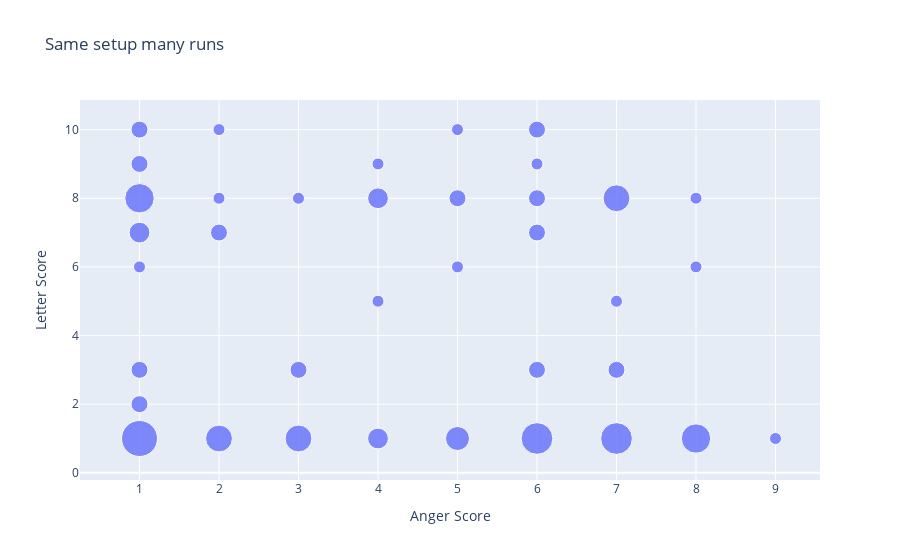

Notebook code for this chart:
### Code cell
data = {'anger_score': e1, 'letter_score': e2}
df = pd.DataFrame(data)
df_counts = df.groupby(['anger_score', 'letter_score']).size().reset_index(name='count')
df_counts['size'] = np.sqrt(df_counts['count'])
fig = px.scatter(df_counts, x='anger_score', y='letter_score', size='size', 
                 labels={'anger_score': 'Anger Score', 'letter_score': 'Letter Score'}, 
                 title="Same setup many runs", opacity=0.8, size_max=6)
fig.update_traces(marker=dict(sizemode='diameter'))
fig.show()

### Figure 1 — Plotly figure (JSON) as saved in the notebook; plotly's stock layout.template omitted (floating-point values rounded to 4 significant figures)
{"data": [{"hovertemplate": "Anger Score=%{x}<br>Letter Score=%{y}<br>size=%{marker.size}<extra></extra>", "legendgroup": "", "marker": {"color": "#636efa", "opacity": 0.8, "size": [3, 1.414, 1.414, 1, 1.732, 2.449, 1.414, 1.414, 2.236, 1.414, 1, 1, 2.236, 1.414, 1, 1.732, 1, 1.732, 1, 2, 1, 1.414, 1, 2.646, 1.414, 1.414, 1.414, 1, 1.414, 2.646, 1.414, 1, 2.236, 2.449, 1, 1, 1], "sizemode": "diameter", "sizeref": 0.08333, "symbol": "circle"}, "mode": "markers", "name": "", "orientation": "v", "showlegend": false, "type": "scatter", "x": [1, 1, 1, 1, 1, 1, 1, 1, 2, 2, 2, 2, 3, 3, 3, 4, 4, 4, 4, 5, 5, 5, 5, 6, 6, 6, 6, 6, 6, 7, 7, 7, 7, 8, 8, 8, 9], "xaxis": "x", "y": [1, 2, 3, 6, 7, 8, 9, 10, 1, 7, 8, 10, 1, 3, 8, 1, 5, 8, 9, 1, 6, 8, 10, 1, 3, 7, 8, 9, 10, 1, 3, 5, 8, 1, 6, 8, 1], "yaxis": "y"}], "layout": {"legend": {"itemsizing": "constant", "tracegroupgap": 0}, "title": {"text": "Same setup many runs"}, "xaxis": {"anchor": "y", "domain": [0, 1], "title": {"text": "Anger Score"}}, "yaxis": {"anchor": "x", "domain": [0, 1], "title": {"text": "Letter Score"}}}}
